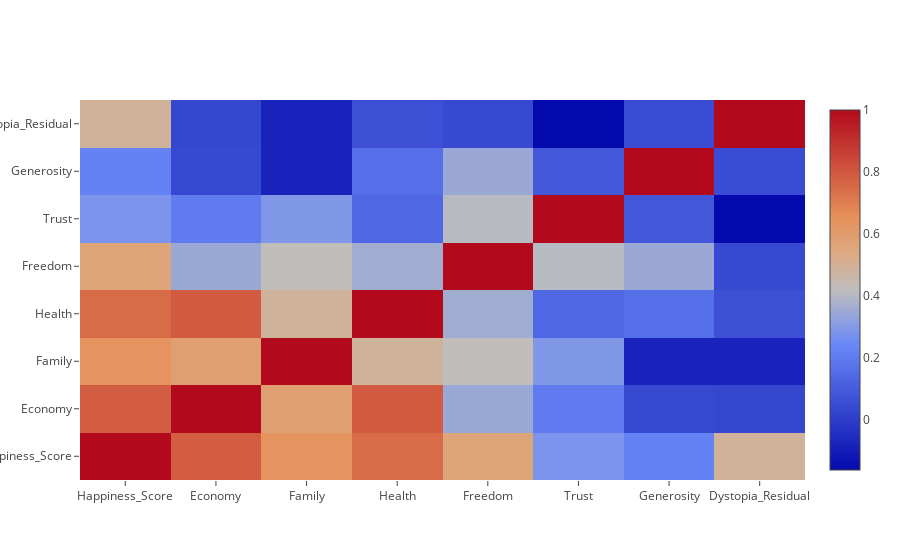

Notebook source saved alongside this figure:
### Code cell
# Heatmap Correlation 
corr_matrix = new_happiness.corr()
trace_core_happy = go.Heatmap(z=np.array(corr_matrix), x=corr_matrix.columns, y=corr_matrix.columns)
data_happy = [trace_core_happy]
iplot(data_happy)

### Figure 1 — Plotly figure (JSON) as saved in the notebook; plotly's stock layout.template omitted (floating-point values rounded to 4 significant figures)
{"data": [{"type": "heatmap", "uid": "1f8269a2-51c0-41cf-86de-ade7eefeb0cd", "x": ["Happiness_Score", "Economy", "Family", "Health", "Freedom", "Trust", "Generosity", "Dystopia_Residual"], "y": ["Happiness_Score", "Economy", "Family", "Health", "Freedom", "Trust", "Generosity", "Dystopia_Residual"], "z": [[1, 0.7854, 0.6365, 0.748, 0.5604, 0.2821, 0.2217, 0.4897], [0.7854, 1, 0.5854, 0.7922, 0.345, 0.2009, 0.03941, 0.03009], [0.6365, 0.5854, 1, 0.4864, 0.4254, 0.2898, -0.08353, -0.08154], [0.748, 0.7922, 0.4864, 1, 0.3596, 0.136, 0.1614, 0.05767], [0.5604, 0.345, 0.4254, 0.3596, 1, 0.4059, 0.347, 0.03842], [0.2821, 0.2009, 0.2898, 0.136, 0.4059, 1, 0.08439, -0.1624], [0.2217, 0.03941, -0.08353, 0.1614, 0.347, 0.08439, 1, 0.04777], [0.4897, 0.03009, -0.08154, 0.05767, 0.03842, -0.1624, 0.04777, 1]]}], "layout": {}}
